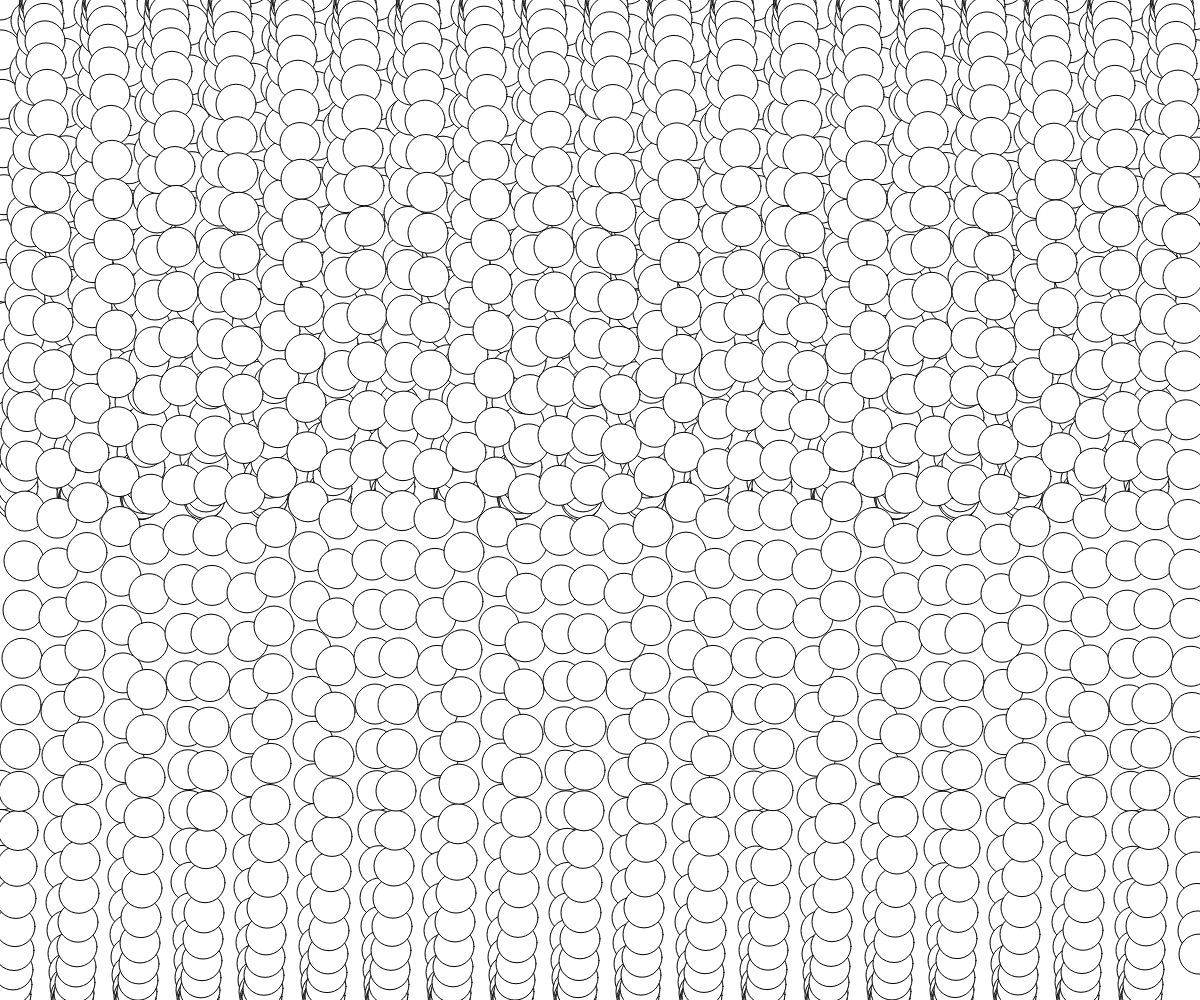
Frame 1 (no input)
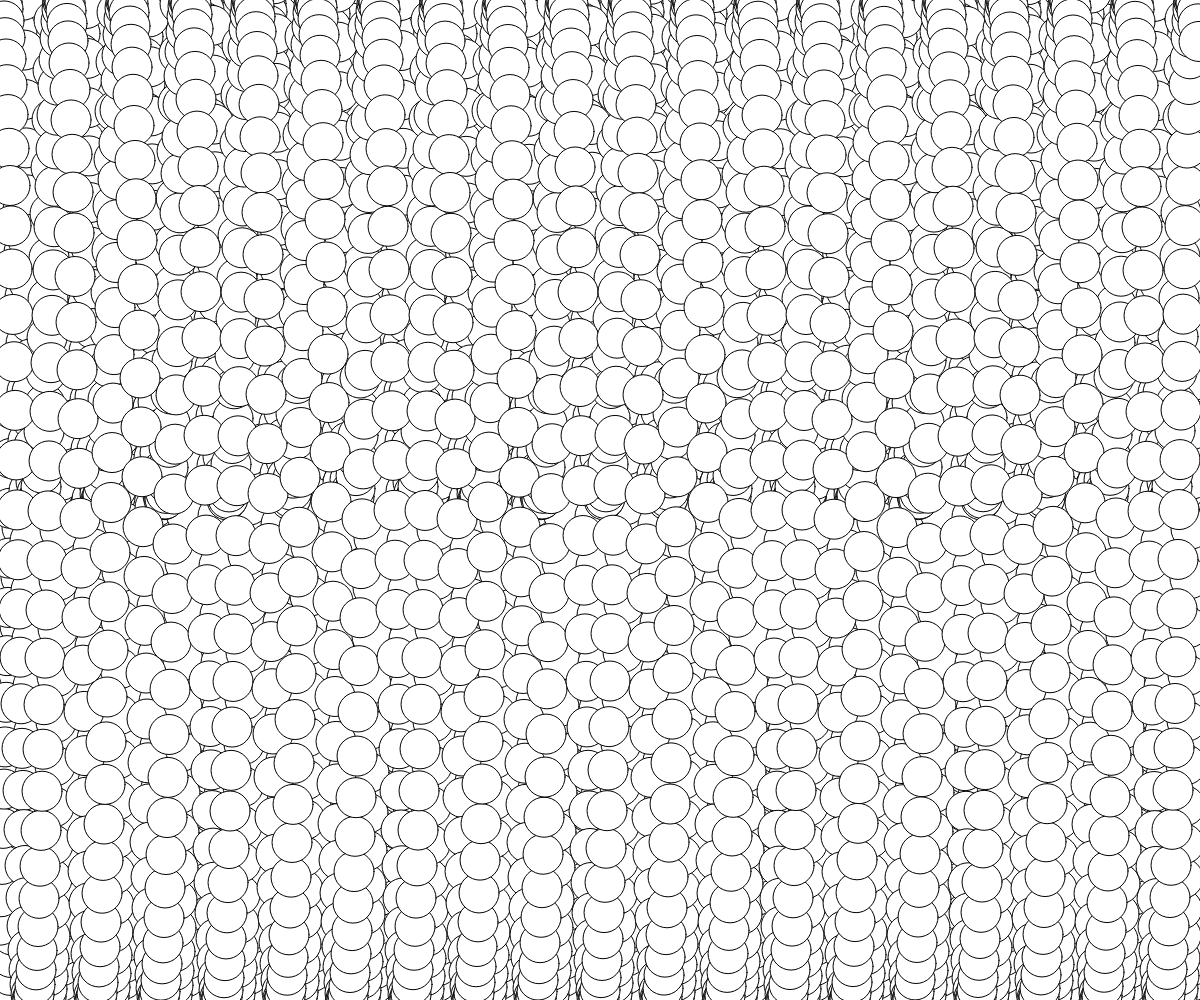
Frame 60 (no input)
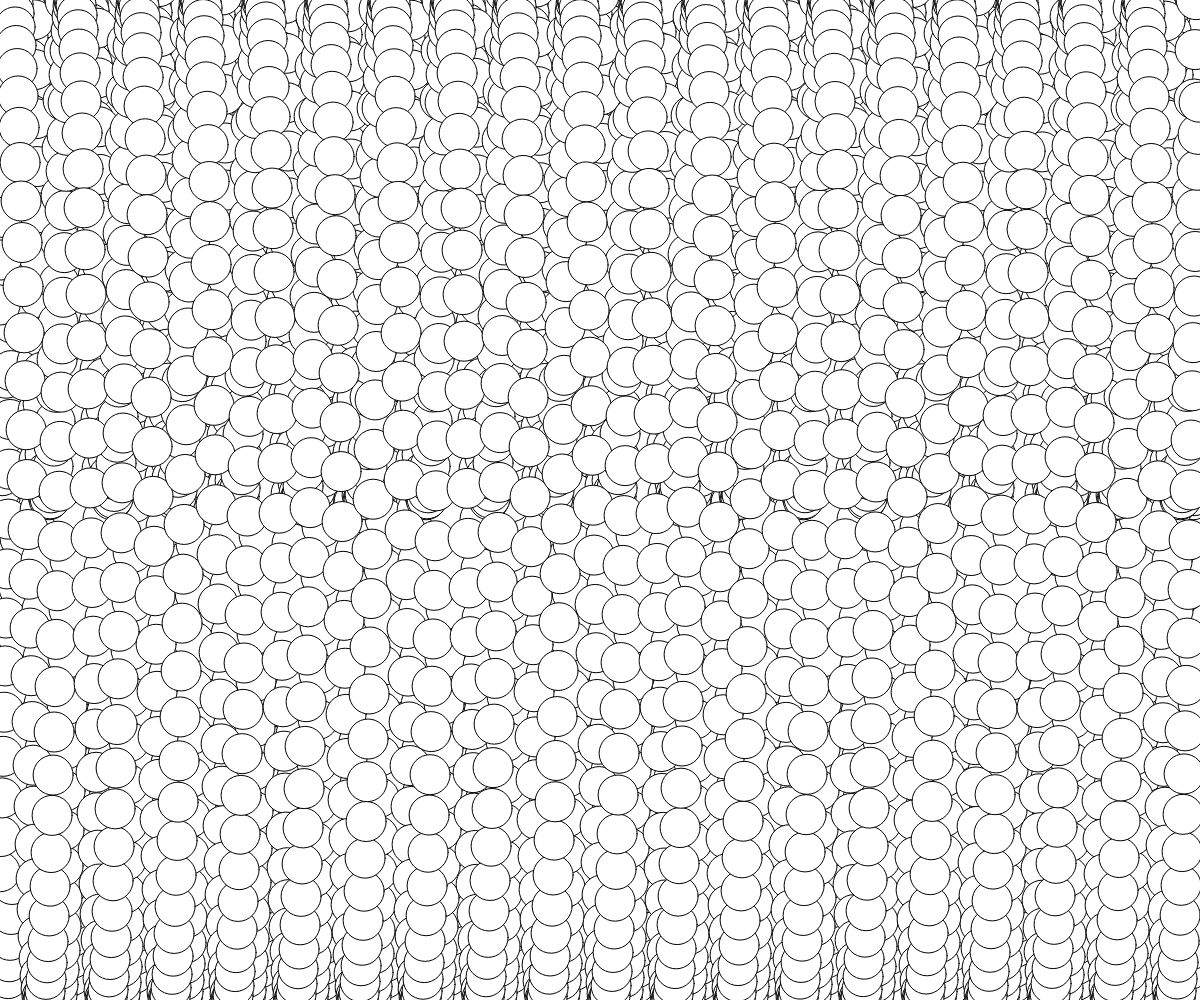
Frame 120 (the mouse pressed at the canvas centre since frame 60)

The p5.js sketch that drew these frames (run headless with seeded random() and noise() and a simulated clock; from frame 60 on, the mouse is pressed at the canvas centre):

// p5.js sketch
// ── sketch.js
var noiseT = 0.0;
var numEllipses = 2;
var angle = 0.0;//the starting angle of our wave
/**
 * function that runs before setup.  typically http requests done here
 * @return {[type]} [description]
 */
function preload(){
}

function setup() {
  //create our drawing canvas
  createCanvas(windowWidth, windowHeight);
}

function draw() {
  for(var i=0; i < numEllipses; i++)
    for (var j = 0; j < width; j++) {
      ellipse(j+noiseT, i * height/numEllipses + map(sin(angle), -1,1,-height/2,height/2), 40,40);
      angle +=0.1;
    }
    noiseT+=0.001;
}
